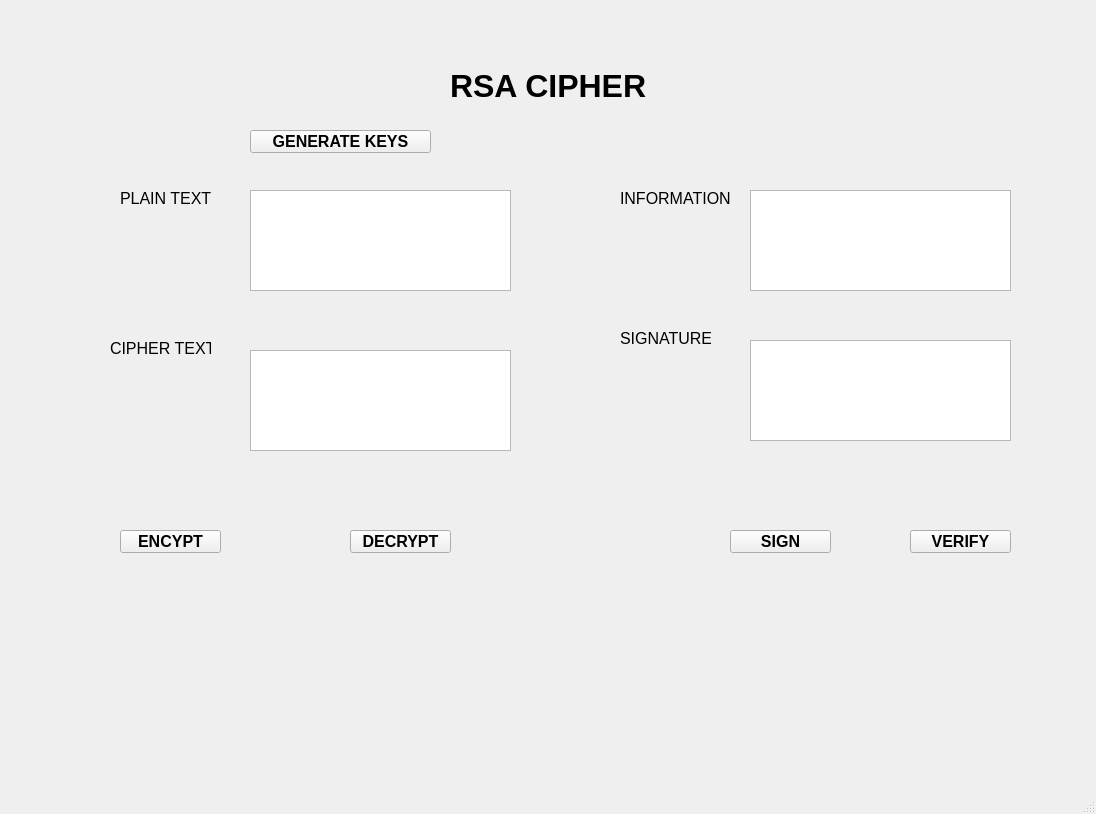
<?xml version="1.0" encoding="UTF-8"?>
<ui version="4.0">
 <class>btn_generate</class>
 <widget class="QMainWindow" name="MainWindow">
  <property name="geometry">
   <rect>
    <x>0</x>
    <y>0</y>
    <width>1096</width>
    <height>814</height>
   </rect>
  </property>
  <property name="windowTitle">
   <string>MainWindow</string>
  </property>
  <widget class="QWidget" name="centralwidget">
   <widget class="QLabel" name="label">
    <property name="geometry">
     <rect>
      <x>450</x>
      <y>60</y>
      <width>201</width>
      <height>51</height>
     </rect>
    </property>
    <property name="font">
     <font>
      <pointsize>24</pointsize>
      <weight>75</weight>
      <bold>true</bold>
     </font>
    </property>
    <property name="text">
     <string>RSA CIPHER</string>
    </property>
   </widget>
   <widget class="QLabel" name="lb1">
    <property name="geometry">
     <rect>
      <x>120</x>
      <y>190</y>
      <width>91</width>
      <height>16</height>
     </rect>
    </property>
    <property name="font">
     <font>
      <pointsize>12</pointsize>
     </font>
    </property>
    <property name="text">
     <string>PLAIN TEXT</string>
    </property>
   </widget>
   <widget class="QLabel" name="txt_signature">
    <property name="geometry">
     <rect>
      <x>620</x>
      <y>330</y>
      <width>91</width>
      <height>16</height>
     </rect>
    </property>
    <property name="font">
     <font>
      <pointsize>12</pointsize>
     </font>
    </property>
    <property name="text">
     <string>SIGNATURE</string>
    </property>
   </widget>
   <widget class="QLabel" name="lb2">
    <property name="geometry">
     <rect>
      <x>110</x>
      <y>340</y>
      <width>101</width>
      <height>16</height>
     </rect>
    </property>
    <property name="font">
     <font>
      <pointsize>12</pointsize>
     </font>
    </property>
    <property name="text">
     <string>CIPHER TEXT</string>
    </property>
   </widget>
   <widget class="QLabel" name="txt_information">
    <property name="geometry">
     <rect>
      <x>620</x>
      <y>190</y>
      <width>111</width>
      <height>16</height>
     </rect>
    </property>
    <property name="font">
     <font>
      <pointsize>12</pointsize>
     </font>
    </property>
    <property name="text">
     <string>INFORMATION</string>
    </property>
   </widget>
   <widget class="QTextEdit" name="txt_plain">
    <property name="geometry">
     <rect>
      <x>250</x>
      <y>190</y>
      <width>261</width>
      <height>101</height>
     </rect>
    </property>
   </widget>
   <widget class="QTextEdit" name="txt_cipher">
    <property name="geometry">
     <rect>
      <x>250</x>
      <y>350</y>
      <width>261</width>
      <height>101</height>
     </rect>
    </property>
   </widget>
   <widget class="QTextEdit" name="txt_signature_2">
    <property name="geometry">
     <rect>
      <x>750</x>
      <y>340</y>
      <width>261</width>
      <height>101</height>
     </rect>
    </property>
   </widget>
   <widget class="QTextEdit" name="txt_information_2">
    <property name="geometry">
     <rect>
      <x>750</x>
      <y>190</y>
      <width>261</width>
      <height>101</height>
     </rect>
    </property>
   </widget>
   <widget class="QPushButton" name="btn_encrypt">
    <property name="geometry">
     <rect>
      <x>120</x>
      <y>530</y>
      <width>101</width>
      <height>23</height>
     </rect>
    </property>
    <property name="font">
     <font>
      <pointsize>12</pointsize>
      <weight>75</weight>
      <bold>true</bold>
     </font>
    </property>
    <property name="text">
     <string>ENCYPT</string>
    </property>
   </widget>
   <widget class="QPushButton" name="btn_decrypt">
    <property name="geometry">
     <rect>
      <x>350</x>
      <y>530</y>
      <width>101</width>
      <height>23</height>
     </rect>
    </property>
    <property name="font">
     <font>
      <pointsize>12</pointsize>
      <weight>75</weight>
      <bold>true</bold>
     </font>
    </property>
    <property name="text">
     <string>DECRYPT</string>
    </property>
   </widget>
   <widget class="QPushButton" name="btn_verify">
    <property name="geometry">
     <rect>
      <x>910</x>
      <y>530</y>
      <width>101</width>
      <height>23</height>
     </rect>
    </property>
    <property name="font">
     <font>
      <pointsize>12</pointsize>
      <weight>75</weight>
      <bold>true</bold>
     </font>
    </property>
    <property name="text">
     <string>VERIFY</string>
    </property>
   </widget>
   <widget class="QPushButton" name="btn_sign">
    <property name="geometry">
     <rect>
      <x>730</x>
      <y>530</y>
      <width>101</width>
      <height>23</height>
     </rect>
    </property>
    <property name="font">
     <font>
      <pointsize>12</pointsize>
      <weight>75</weight>
      <bold>true</bold>
     </font>
    </property>
    <property name="text">
     <string>SIGN</string>
    </property>
   </widget>
   <widget class="QPushButton" name="btn_gen_keys">
    <property name="geometry">
     <rect>
      <x>250</x>
      <y>130</y>
      <width>181</width>
      <height>23</height>
     </rect>
    </property>
    <property name="font">
     <font>
      <pointsize>12</pointsize>
      <weight>75</weight>
      <bold>true</bold>
     </font>
    </property>
    <property name="text">
     <string>GENERATE KEYS</string>
    </property>
   </widget>
  </widget>
  <widget class="QMenuBar" name="menubar">
   <property name="geometry">
    <rect>
     <x>0</x>
     <y>0</y>
     <width>1096</width>
     <height>21</height>
    </rect>
   </property>
  </widget>
  <widget class="QStatusBar" name="statusbar"/>
 </widget>
 <resources/>
 <connections/>
</ui>
